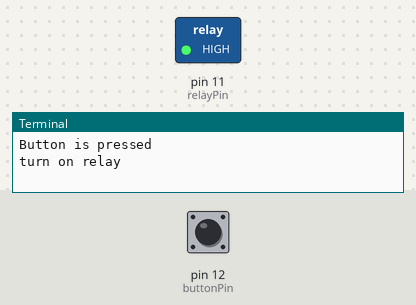
Recording of a program running on a simulated Raspberry Pi (header pin numbers). Shown: switched loads named in the program (green lamp = pin HIGH), the last lines printed to the terminal. The inputs (shaded band) are chosen by the test bench; at power-on: pin 12 (buttonPin) LOW. The clock reads 2024-03-15 10:24:30 at power-on unless the program sets it.

Above: at 1.2 s.
1.3 s: pin 12 (buttonPin) pulled HIGH for 0.15 s
At 2.7 s:
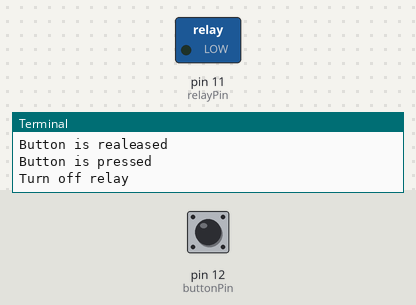
3.0 s: pin 12 (buttonPin) pulled HIGH for 1 s
At 5.2 s:
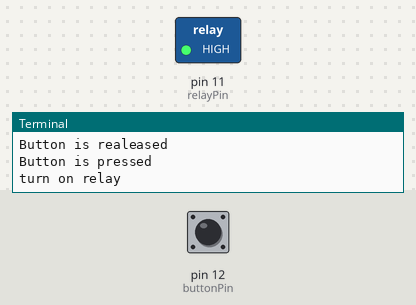
5.5 s: pin 12 (buttonPin) pulled HIGH for 3.2 s
At 9.0 s:
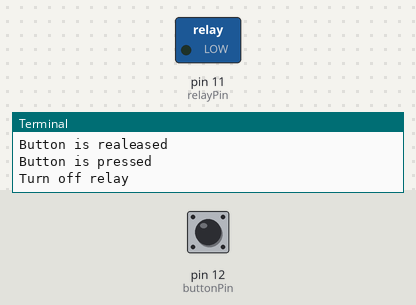
Timing chart, 0 to 10.5 s (numbered marks = the images above; inputs shaded):
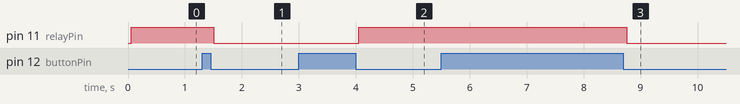

The program:

relay_control.py
```python
import RPi.GPIO as GPIO
import time


relayPin = 11
buttonPin = 12
bounceTime = 50

def setup():
    GPIO.setmode(GPIO.BOARD)
    GPIO.setup(relayPin ,GPIO.OUT)
    GPIO.setup(buttonPin, GPIO.IN)

def loop():
    relayState = False
    lastChangeTime= round(time.time()*1000)
    buttonState=GPIO.HIGH
    lastButtonState = GPIO.HIGH
    reading= GPIO.HIGH
    while True:
        reading= GPIO.input(buttonPin)
        if reading != lastButtonState:
            lastChangeTime = round(time.time()*1000)
        if((round(time.time()*1000) - lastChangeTime) > bounceTime):
            if reading != buttonState:
                buttonState = reading
                if buttonState ==GPIO.LOW:
                    print("Button is pressed")
                    relayState = not relayState
                    if relayState:
                        print("turn on relay")
                    else:
                        print("Turn off relay")
                else:
                    print("Button is realeased")
        GPIO.output(relayPin, relayState)
        lastButtonState = reading


def destroy():
    GPIO.output(relayPin, GPIO.LOW)
    GPIO.cleanup()

if __name__=="__main__":
    setup()
    try:
        loop()
    except  KeyboardInterrupt:
        destroy()


    
```

Measured:
- after the input at 1.3 s, pin 11 (relayPin): HIGH → LOW after 0.20 s
- after the input at 3.0 s, pin 11 (relayPin): LOW → HIGH after 1.1 s
- after the input at 5.5 s, pin 11 (relayPin): HIGH → LOW after 3.3 s
